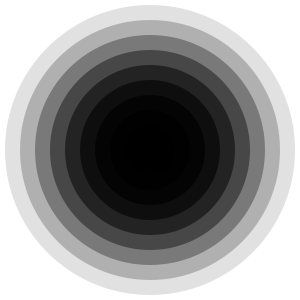
Frame 1 (no input)
Frame 60 (the mouse pressed at the canvas centre just before this capture): identical to frame 1, image omitted
Frame 120 (the mouse held since frame 60 and released just before this capture): identical to frame 1, image omitted

The Processing sketch that drew this single still picture (run headless with seeded random() and noise(); from frame 60 on, the mouse is pressed at the canvas centre):

// Processing sketch: chapter_6_4
// ── chapter_6_4.pde
int x;
int y;

int xy = 20; // width and height
int increase = 30;
int totalCircles = 10;
int pAlpha = 255;

int amountToDecrease = pAlpha/totalCircles;

void setup(){
	size(300, 300);
	noStroke();
	// stroke(0);
	background(255);
	x = width/2;
	y = width/2;

	for (int i = 0; i < totalCircles; i ++) {
		// println(pAlpha);
		fill(0,0,0,pAlpha);
  		ellipse(x, y, xy, xy);
  		xy = xy + increase;
  		pAlpha = pAlpha - amountToDecrease;
	}
}

void draw(){
	//
}
